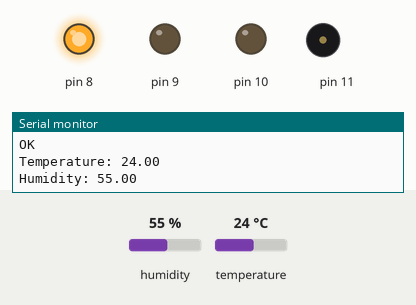
Bench run of a sketch on a simulated Arduino Uno, built with avr-gcc and run on an emulated ATmega328P. Parts: output pins drawn as LEDs (lit = HIGH), buzzer (waves = sounding), the last lines printed to the serial monitor. Inputs (shaded band) come from the test bench; at power-on: humidity 55 %, temperature 24 °C.

Above: at 4.8 s.
4.9 s: humidity set to 69 %
11.2 s: humidity set to 72 %
At 15.3 s:
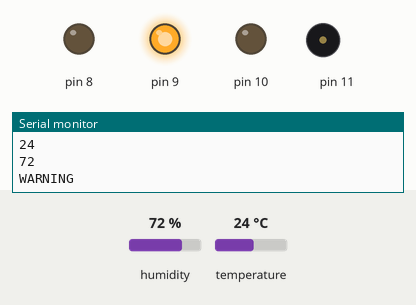
15.6 s: humidity set to 84 %
19.3 s: humidity set to 87 %
At 23.6 s:
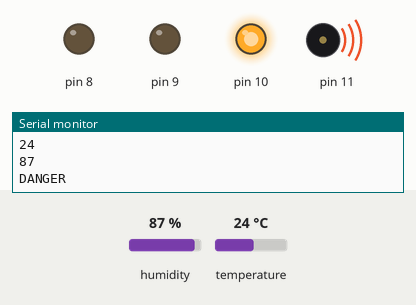
Timing chart, 0 to 25.1 s (numbered marks = the images above; inputs shaded):
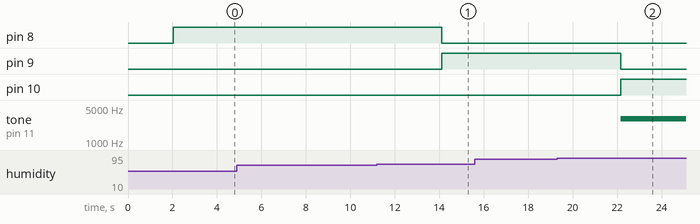

Measured:
- the behaviour switches between 70 and 71 % on humidity (found by bisection; images 0 and 1)
- the behaviour switches between 85 and 86 % on humidity (found by bisection; images 1 and 2)
- after the input at 11.2 s, pin 8: HIGH → LOW after 2.9 s; pin 9: LOW → HIGH after 2.9 s
- after the input at 19.3 s, pin 9: HIGH → LOW after 2.9 s; pin 10: LOW → HIGH after 2.9 s; tone on pin 11: silent → 3000 Hz after 2.9 s

The sketch:

code.ino
```cpp
#include <DHT.h>

#define DHTPIN 2
#define DHTTYPE DHT11

DHT dht(DHTPIN, DHTTYPE);

int temperatureHistory[5];
int humidityHistory[5];
String statusHistory[5];
int historyCount = 0;

void storeHistory(int temperature, int humidity, String status){
    if(historyCount < 5){
        temperatureHistory[historyCount] = temperature;
        humidityHistory[historyCount] = humidity;
        statusHistory[historyCount] = status;
        historyCount++;
    }
}

void generateReport(){
    if(historyCount == 0){
        Serial.println("No history available");
        return;
    }

    int highestTemp = temperatureHistory[0];
    int lowestTemp = temperatureHistory[0];
    int highestHum = humidityHistory[0];
    int lowestHum = humidityHistory[0];

    int tempSum = 0;
    int humSum = 0;

    int okCount = 0;
    int warningCount = 0;
    int dangerCount = 0;

    for(int i = 0; i < historyCount; i++){
        if(temperatureHistory[i] > highestTemp){
            highestTemp = temperatureHistory[i];
        }

        if(temperatureHistory[i] < lowestTemp){
            lowestTemp = temperatureHistory[i];
        }

        if(humidityHistory[i] > highestHum){
            highestHum = humidityHistory[i];
        }

        if(humidityHistory[i] < lowestHum){
            lowestHum = humidityHistory[i];
        }

        tempSum = tempSum + temperatureHistory[i];
        humSum = humSum + humidityHistory[i];

        if(statusHistory[i] == "OK"){
            okCount++;
        }
        else if(statusHistory[i] == "WARNING"){
            warningCount++;
        }
        else if(statusHistory[i] == "DANGER"){
            dangerCount++;
        }
    }

    float averageTemp = (float)tempSum / historyCount;
    float averageHum = (float)humSum / historyCount;

    Serial.println("===== SENSOR REPORT =====");

    Serial.print("Total Readings: ");
    Serial.println(historyCount);

    Serial.println();

    Serial.println("Temperature");
    Serial.print("Highest: ");
    Serial.println(highestTemp);
    Serial.print("Lowest: ");
    Serial.println(lowestTemp);
    Serial.print("Average: ");
    Serial.println(averageTemp);

    Serial.println();

    Serial.println("Humidity");
    Serial.print("Highest: ");
    Serial.println(highestHum);
    Serial.print("Lowest: ");
    Serial.println(lowestHum);
    Serial.print("Average: ");
    Serial.println(averageHum);

    Serial.println();

    Serial.println("Status Count");
    Serial.print("OK: ");
    Serial.println(okCount);
    Serial.print("WARNING: ");
    Serial.println(warningCount);
    Serial.print("DANGER: ");
    Serial.println(dangerCount);

    Serial.println("=========================");
}


void setup() {
    Serial.begin(9600);
    dht.begin();
    pinMode(8, OUTPUT);
    pinMode(9, OUTPUT);
    pinMode(10, OUTPUT);
    pinMode(11, OUTPUT);
}

float temperature;
float humidity;
void readSensor(){
  temperature = dht.readTemperature();
  humidity = dht.readHumidity();
}

String generateStatus(){
  if(temperature <= 30 && humidity <= 70){
    return "OK";
  } else if((temperature > 30 && temperature <= 40) || (humidity > 70 && humidity <= 85)){
    return "WARNING";
  } else {
    return "DANGER";
  }
}

String createMessage(){
  String message = "TEMP:" + String(temperature) + ",HUM:" + String(humidity) + ",STATUS:" + generateStatus();
  return message;
}

int parseTemperature(String message){
  int number1 = 0;
  int position = message.indexOf("TEMP:");
  position = position + 5;
  while(message[position] >= '0' && message[position] <= '9'){
      number1 = number1 * 10 + (message[position] - '0');
      position++;
  }
  return number1;
}

int parseHumidity(String message){
  int number2 = 0;
  int position = message.indexOf("HUM:");
  position = position + 4;
  while(message[position] >= '0' && message[position] <= '9'){
      number2 = number2 * 10 + (message[position] - '0');
      position++;
  }
  return number2;
}

String parseStatus(String message){
  String status = "";
  int position = message.indexOf("STATUS:");
  position = position + 7;
  while(message[position] != '\0'){
    status = status + message[position];
    position++;
  }
  return status;
}

void controlOutputs(String status){
  if(status == "OK"){
    digitalWrite(8, HIGH);
    digitalWrite(9, LOW);
    digitalWrite(10, LOW);
    noTone(11);

  } else if(status == "WARNING"){
    digitalWrite(8, LOW);
    digitalWrite(9, HIGH);
    digitalWrite(10, LOW);
    noTone(11);
  } else {
    digitalWrite(8, LOW);
    digitalWrite(9, LOW);
    digitalWrite(10, HIGH);
    tone(11, 3000);
  }
}

void showStatus(){
    Serial.println("===== CURRENT STATUS =====");
    Serial.print("Temperature: ");
    Serial.print(temperature);
    Serial.println(" C");
    Serial.print("Humidity: ");
    Serial.print(humidity);
    Serial.println(" %");
    Serial.print("Status: ");
    Serial.println(generateStatus());
    Serial.println("==========================");
}

void clearHistory(){
    historyCount = 0;

    Serial.println("History cleared successfully.");
}

void loop() {
  readSensor();
  Serial.print("Temperature: ");
  Serial.println(temperature);
  Serial.print("Humidity: ");
  Serial.println(humidity);
  delay(2000);

  String message = createMessage();
  Serial.println(message);

  int parsedtemp = parseTemperature(message);
  Serial.println(parsedtemp);

  int parsedhum = parseHumidity(message);
  Serial.println(parsedhum);

  String parsedstatus = parseStatus(message);
  Serial.println(parsedstatus);

  controlOutputs(parsedstatus);
  delay(2000);

  storeHistory(parsedtemp, parsedhum, parsedstatus);

  if(Serial.available()){
    String command = Serial.readStringUntil('\n');
    command.trim();

    Serial.print("Received: ");
    Serial.println(command);

    if(command == "REPORT"){
      Serial.println("REPORT command detected!");
      generateReport();
    }  else if(command == "STATUS"){
        showStatus();
      } else if(command == "CLEAR"){
        clearHistory();
      }
  }


}
```
